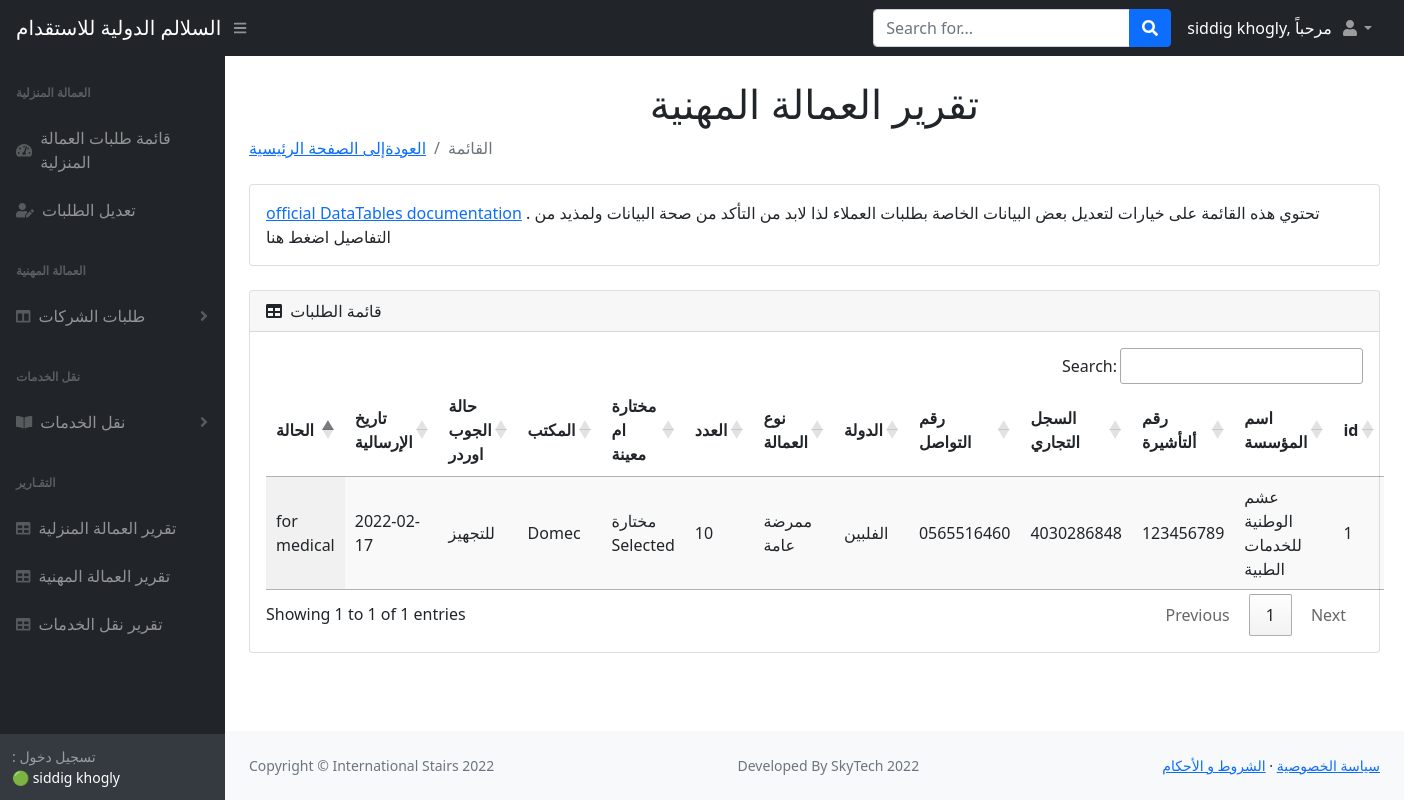
Before: /skills_tables (signed in) with the older database file.
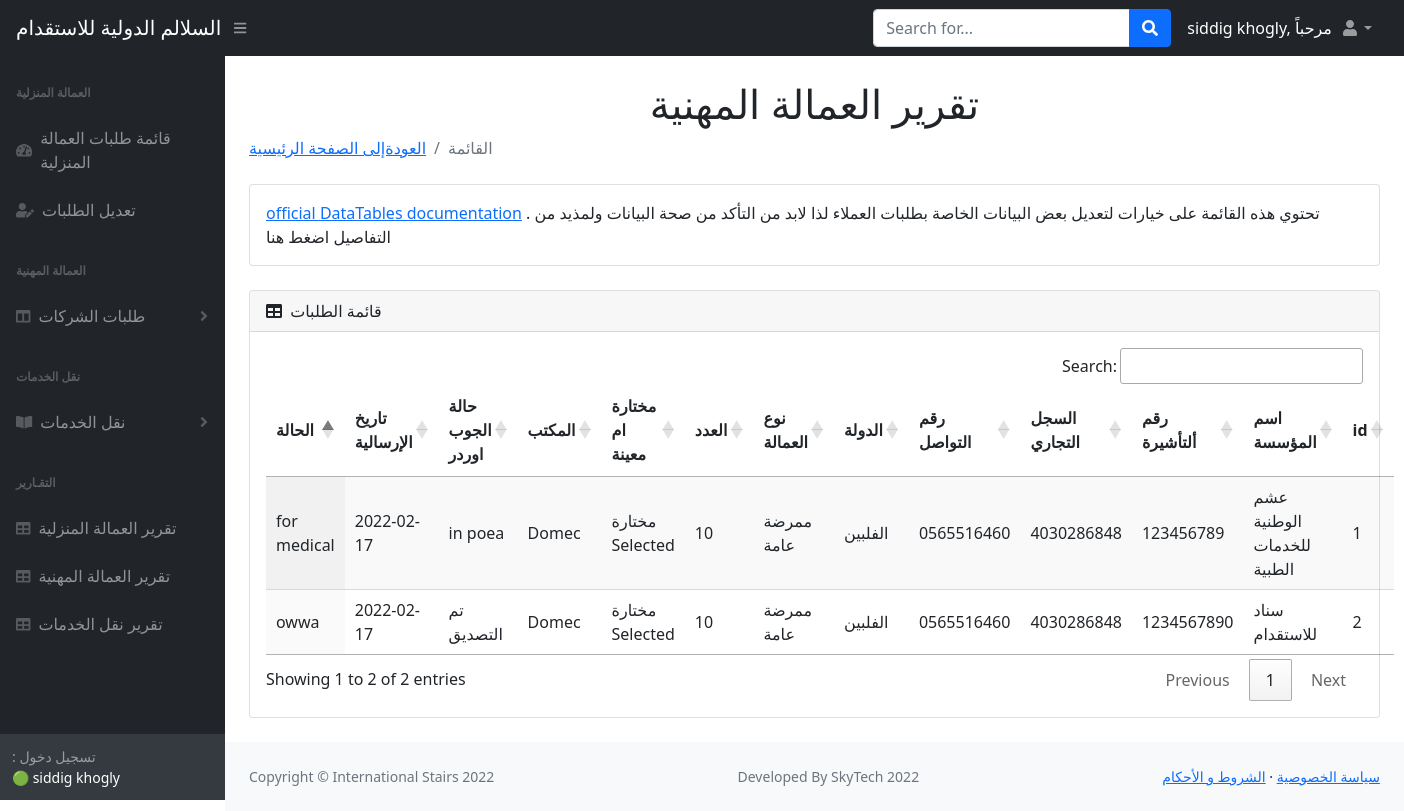
After: the same page with the newer database file.
### main.py (models this page shows)
class Skilled(db.Model):
    __tablename__ = "skills"
    id = db.Column(db.Integer, primary_key=True)
    company_name = db.Column(db.String(250), nullable=False)
    company_visa = db.Column(db.String, nullable=False)
    cr = db.Column(db.String, nullable=False)
    contact_No = db.Column(db.String(250), nullable=False)
    country = db.Column(db.String(250), nullable=False)
    mp_request = db.Column(db.String(250), nullable=False)
    quantity = db.Column(db.String(250), nullable=False)
    selected_or_recommended = db.Column(db.String(250), nullable=False)
    agency = db.Column(db.String(250), nullable=False)
    jo_status = db.Column(db.String(250), nullable=False)
    shipment_date = db.Column(db.Date, nullable=False)
    status = db.Column(db.String(1000), nullable=False)

### main.py (the view)
@app.route("/skills_tables")
def skills_tables():
    added_skills = Skilled.query.all()
    return render_template("skills_tables.html", skills=added_skills, name=current_user.name, logged_in=True)

### main.py (called while the page is built)
@login_manager.user_loader
def load_user(user_id):
    return User.query.get(int(user_id))

### templates/skills_tables.html (shortened to what the changed rows need)
<!DOCTYPE html>
<html lang="en">
    <head>
        <link href="https://cdn.jsdelivr.net/npm/simple-datatables@latest/dist/style.css" rel="stylesheet" />
        <link href="static/css/styles.css" rel="stylesheet" />
        <link href="https://cdn.datatables.net/1.11.3/css/jquery.dataTables.min.css" rel="stylesheet" />
        <link href="https://cdn.datatables.net/buttons/2.1.0/css/buttons.dataTables.min.css" rel="stylesheet" />
    </head>
    <body class="sb-nav-fixed">
  <div id="layoutSidenav">
               <div id="layoutSidenav_content">
                <main>
                    <div class="container-fluid px-4">
                        <h1 class="mt-4" style="text-align:center">تقرير العمالة المهنية </h1>
                        <div class="card mb-4">
                            <div class="card-header">
                                <i class="fas fa-table me-1"></i>
                                قائمة الطلبات
                            </div>
                            <div class="card-body">
                                <table id="datatablesSimple" class="display">
                                    <thead>
                                        <tr>
                                            <th>الحالة</th>
                                            <th>تاريخ الإرسالية</th>
                                             <th>حالة الجوب اوردر</th>
                                             <th>المكتب</th>
                                            <th>مختارة ام معينة</th>
                                            <th>العدد</th>
                                            <th>نوع العمالة</th>
                                            <th>الدولة</th>
                                            <th>رقم التواصل </th>
                                            <th>السجل التجاري</th>
                                            <th>رقم ألتأشيرة</th>
                                             <th>اسم المؤسسة</th>
                                            <th>id</th>
                                        </tr>
                                    </thead>
                             <tbody>
                                        {% for skill in skills %}
                                          <tr>
                                            <td>{{skill.status}}</td>
                                            <td>{{skill.shipment_date}}</td>
                                            <td>{{skill.jo_status}}</td>
                                            <td>{{skill.agency}}  </td>
                                            <td>{{skill.selected_or_recommended}}</td>
                                            <td>{{skill.quantity}}</td>
                                             <td>{{skill.mp_request}}</td>
                                             <td>{{skill.country}}</td>
                                             <td>{{skill.contact_No}}</td>
                                             <td>{{skill.cr}}</td>
                                            <td>{{skill.company_visa}}</td>
                                             <td>{{skill.company_name}}</td>
                                            <td>{{skill.id}}</td>
                                        </tr>
                                        {% endfor %}
                                    </tbody>
                                </table>
                            </div>
                        </div>
                    </div>
                </main>
            </div>
        </div>
    </body>
</html>

Changed rows visible on the page:
changed Skilled "for medical": jo_status "للتجهيز" → "in poea"
added Skilled: status "owwa", shipment_date "2022-02-17", jo_status "تم التصديق", agency "Domec", selected_or_recommended "مختارة Selected", quantity "10", mp_request "ممرضة عامة", country "الفلبين", contact_No "0565516460", cr "4030286848", company_visa "1234567890", company_name "سناد للاستقدام", id "2"
Other visible differences:
text written by a page script: "Search: Showing 1 to 1 of 1 entries Previous 1 Next" → "Search: Showing 1 to 2 of 2 entries Previous 1 Next"
